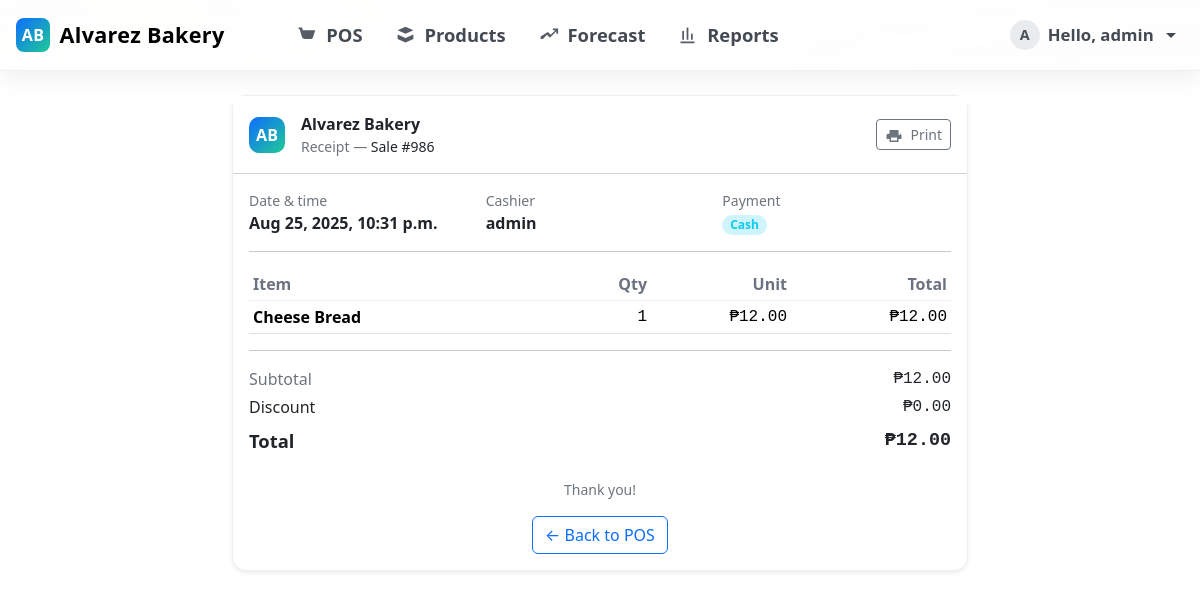
The app's page /receipt/986/ (signed in) with its own data.
### core/models.py (models this page shows, shortened)
class SalesTransaction(models.Model):
    PAYMENT_METHODS = (
        ('CASH', 'Cash'),
        ('CARD', 'Card'),
        ('E_WALLET', 'E-Wallet'),
    )
    cashier = models.ForeignKey(User, on_delete=models.PROTECT, related_name='sales')
    total_amount = models.DecimalField(max_digits=12, decimal_places=2)
    discount = models.DecimalField(max_digits=12, decimal_places=2, default=0)
    payment_method = models.CharField(max_length=20, choices=PAYMENT_METHODS, default='CASH')
    created_at = models.DateTimeField(auto_now_add=True)

class SalesItem(models.Model):
    sale = models.ForeignKey(SalesTransaction, on_delete=models.CASCADE, related_name='items')
    product = models.ForeignKey(Product, on_delete=models.PROTECT)
    qty = models.PositiveIntegerField()
    unit_price = models.DecimalField(max_digits=10, decimal_places=2)
    line_total = models.DecimalField(max_digits=12, decimal_places=2)

class Product(models.Model):
    name = models.CharField(max_length=160)
    price = models.DecimalField(max_digits=10, decimal_places=2)
    ingredients = models.TextField(blank=True)
    is_active = models.BooleanField(default=True)
    image = models.ImageField(upload_to="products/", blank=True, null=True)
    created_at = models.DateTimeField(auto_now_add=True)
    updated_at = models.DateTimeField(auto_now=True)

### core/views.py (the view)
# urls.py: path('receipt/<int:sale_id>/', core_views.receipt, name='receipt'),
@login_required
def receipt(request, sale_id):
    sale = get_object_or_404(SalesTransaction, pk=sale_id)
    return render(request, 'core/receipt.html', {'sale': sale})

### templates/core/receipt.html (shortened to what this page needs)
{% extends 'core/base.html' %}
{% block content %}
<div class="container my-4 receipt-wrap">
  <div class="card shadow-sm receipt-card">
    <div class="card-header bg-white d-flex align-items-center justify-content-between py-3">
      <div class="d-flex align-items-center gap-3">
        <span class="brand-chip">AB</span>
        <div>
          <div class="fw-bold">Alvarez Bakery</div>
          <div class="text-secondary small">Receipt — <span class="text-body">Sale #{{ sale.id }}</span></div>
        </div>
      </div>
      <button type="button" class="btn btn-outline-secondary btn-sm print-btn" onclick="window.print()" title="Print">
        <svg viewBox="0 0 24 24" fill="currentColor"><path d="M6 9V4h12v5h2a2 2 0 0 1 2 2v5h-4v4H6v-4H2v-5a2 2 0 0 1 2-2h2Zm2-3h8v3H8V6Zm8 12v-4H8v4h8Zm3-7a1 1 0 1 0 0-2 1 1 0 0 0 0 2Z"/></svg>
        <span class="ms-1">Print</span>
      </button>
    </div>
    <div class="card-body">
      <div class="row g-2 mb-2">
        <div class="col-md">
          <div class="text-secondary small">Date &amp; time</div>
          <div class="fw-semibold">{{ sale.created_at|date:"M j, Y, g:i a" }}</div>
        </div>
        <div class="col-md">
          <div class="text-secondary small">Cashier</div>
          <div class="fw-semibold">{{ sale.cashier.username }}</div>
        </div>
        {% if sale.payment_method %}
        <div class="col-md">
          <div class="text-secondary small">Payment</div>
          <span class="badge rounded-pill bg-info-subtle text-info fw-semibold">
            {{ sale.payment_method|title|cut:"_" }}
          </span>
        </div>
        {% endif %}
      </div>
      <hr class="my-3">
      <div class="table-responsive">
        <table class="table table-sm table-items mb-0">
          <thead>
            <tr>
              <th>Item</th>
              <th class="text-end" style="width:120px;">Qty</th>
              <th class="text-end" style="width:140px;">Unit</th>
              <th class="text-end" style="width:160px;">Total</th>
            </tr>
          </thead>
          <tbody>
            {% for it in sale.items.all %}
              <tr>
                <td class="fw-semibold">{{ it.product.name }}</td>
                <td class="text-end num">{{ it.qty }}</td>
                <td class="text-end num">₱{{ it.unit_price|floatformat:2 }}</td>
                <td class="text-end num">₱{{ it.line_total|floatformat:2 }}</td>
              </tr>
            {% endfor %}
          </tbody>
        </table>
      </div>
      <hr class="my-3">
      <div class="summary-row">
        <div class="text-secondary">Subtotal</div>
        <div class="num">₱{{ sale.total_amount|add:sale.discount|floatformat:2 }}</div>
      </div>
      <div class="summary-row">
        <div>Discount</div>
        <div class="num">₱{{ sale.discount|floatformat:2 }}</div>
      </div>
      <div class="summary-row mt-2">
        <div class="summary-total">Total</div>
        <div class="summary-total num">₱{{ sale.total_amount|floatformat:2 }}</div>
      </div>
      <div class="text-center text-secondary small mt-4">Thank you!</div>
      <div class="text-center mt-3">
        <a class="btn btn-outline-primary btn-back" href="/pos/">
          ← Back to POS
        </a>
      </div>
    </div>
  </div>
</div>
{% endblock %}

### templates/core/base.html (shortened to what this page needs)
{% load static %}
<!doctype html>
<html lang="en">
<head>
  <link rel="stylesheet" href="https://cdn.jsdelivr.net/npm/bootstrap@5.3.3/dist/css/bootstrap.min.css">
</head>
<body>
{% if request.path != '/login/' %}
<nav class="navbar navbar-expand-lg navbar-light navbar-elevated">
  <div class="container-fluid px-3">
    <a class="navbar-brand" href="/">
      <span class="brand-mark">AB</span>
      Alvarez Bakery
    </a>
    <div class="collapse navbar-collapse" id="nav">
      <ul class="navbar-nav ms-3 ms-md-4 ms-lg-5 me-auto">
        <li class="nav-item">
          <a class="nav-link {% if request.path == '/pos/' %}active{% endif %}" href="/pos/" title="Point of Sale">
            <svg class="nav-ic" viewBox="0 0 24 24" fill="currentColor" aria-hidden="true">
              <path d="M7 4H5L4 6h2l2.68 9.39A2 2 0 0 0 10.6 17h6.8a2 2 0 0 0 1.93-1.52L22 7H6.42L5.92 5.5 5.7 4.8A1 1 0 0 0 4.74 4H3v2h1.26l2.43 8.5A3 3 0 0 0 9.6 17H18v-2H9.6L7 4Z"/>
            </svg>
            <span>POS</span>
          </a>
        </li>
        {% if request.user.is_staff %}
        <li class="nav-item">
          <a class="nav-link {% if request.path == '/products/' %}active{% endif %}" href="/products/" title="Manage Products">
            <svg class="nav-ic" viewBox="0 0 24 24" fill="currentColor" aria-hidden="true">
              <path d="M3 7l9-4 9 4-9 4-9-4Zm0 5l9 4 9-4v5l-9 4-9-4v-5Z"/>
            </svg>
            <span>Products</span>
          </a>
        </li>
        <li class="nav-item">
          <a class="nav-link {% if request.path == '/forecast/' %}active{% endif %}" href="/forecast/" title="Forecast & Trends">
            <svg class="nav-ic" viewBox="0 0 24 24" fill="currentColor" aria-hidden="true">
              <path d="M3 17h2.59l4.7-4.7 3.3 3.3L21 8.18V11h2V5h-6v2h2.82l-5.3 5.3-3.3-3.3L3 14.41V17Z"/>
            </svg>
            <span>Forecast</span>
          </a>
        </li>
        <li class="nav-item">
          <a class="nav-link {% if request.path == '/reports/' %}active{% endif %}" href="/reports/" title="Reports">
            <svg class="nav-ic" viewBox="0 0 24 24" fill="currentColor" aria-hidden="true">
              <path d="M4 20h16v2H4zM6 18h2V8H6v10Zm5 0h2V4h-2v14Zm5 0h2v-7h-2v7Z"/>
            </svg>
            <span>Reports</span>
          </a>
        </li>
        {% endif %}
      </ul>
      <ul class="navbar-nav ms-auto align-items-center">
        {% if request.user.is_authenticated %}
          <li class="nav-item dropdown">
            <a class="nav-link dropdown-toggle d-flex align-items-center gap-2" href="#" id="userMenu" role="button" data-bs-toggle="dropdown" aria-expanded="false" style="font-size:1.05rem;">
              <span class="avatar">{{ request.user.username|slice:":1"|upper }}</span>
              <span class="d-none d-sm-inline">Hello, {{ request.user.username }}</span>
            </a>
          </li>
        {% else %}
          <li class="nav-item">
            <a class="btn btn-primary btn-lg" href="/login/">Login</a>
          </li>
        {% endif %}
      </ul>
    </div>
  </div>
</nav>
{% endif %}
<div class="{% if request.path == '/login/' %}container-fluid p-0{% else %}container{% endif %}">
  {% block content %}{% endblock %}
</div>
</body>
</html>

### templates/core/base.html (style rules this page uses)
.card { border-radius: 1rem; }
.navbar-elevated { position: sticky; top: 0; z-index: 1030; background: linear-gradient(180deg, rgba(255,255,255,.92), rgba(255,255,255,.88)), radial-gradient(800px 160px at 0% 0%, rgba(255,214,150,.15), transparent 60%), radial-gradient(800px 160px at 100% 100%, rgba(255,143,178,.12), transparent 60%); backdrop-filter: saturate(180%) blur(6px); -webkit-backdrop-filter: saturate(180%) blur(6px); border-bottom: 1px solid rgba(0,0,0,.06); box-shadow: 0 8px 24px rgba(16,24,40,.06); }
.navbar-brand { display: inline-flex; align-items: center; gap: .6rem; font-weight: 800; letter-spacing: .3px; font-size: 1.25rem; }
@media (min-width: 1200px) { .navbar-brand { font-size: 1.35rem; } }
.brand-mark { width: 34px; height: 34px; border-radius: 8px; background: linear-gradient(135deg, #0d6efd, #20c997); display: inline-grid; place-items: center; color: #fff; font-size: 1rem; font-weight: 700; }
.navbar-nav { gap: .6rem; }
@media (min-width: 992px) { .navbar-nav { gap: 1rem; } }
.nav-link { border-radius: 999px; display: inline-flex; align-items: center; gap: .55rem; color: #434a54; font-weight: 600; padding: .65rem 1rem; font-size: 1.05rem; }
@media (min-width: 992px) { .nav-link { padding: .75rem 1.15rem; font-size: 1.15rem; } }
.nav-ic { width: 19px; height: 19px; opacity: .9; }
@media (min-width: 992px) { .nav-ic { width: 21px; height: 21px; } }
.avatar { width: 30px; height: 30px; border-radius: 50%; display: inline-flex; align-items: center; justify-content: center; background: #e9ecef; color: #495057; font-weight: 700; font-size: .9rem; }

### templates/core/receipt.html (style rules this page uses)
.receipt-wrap { max-width: 760px; }
.receipt-card { border-radius: 14px; border: 1px solid rgba(0,0,0,.06); }
.brand-chip { display:inline-grid; place-items:center; width:36px; height:36px; border-radius:10px; color:#fff; font-weight:700; background: linear-gradient(135deg, #0d6efd, #20c997); }
.num { font-variant-numeric: tabular-nums; font-family: ui-monospace, SFMono-Regular, Menlo, Consolas, monospace; }
.table-items thead th { color:#6b7280; font-weight:600; border-bottom-color:rgba(0,0,0,.06); }
.table-items tbody td { vertical-align: middle; }
.summary-row { display:flex; justify-content:space-between; gap:1rem; }
.summary-row + .summary-row { margin-top:.25rem; }
.summary-total { font-size:1.15rem; font-weight:700; }
.print-btn svg { width:18px; height:18px; }

### records on screen
SalesTransaction: id "986", created_at "Aug 25, 2025, 10:31 p.m.", cashier.username "admin", payment_method "Cash", total_amount|add "12.00", discount "0.00", total_amount "12.00"
SalesItem: product.name "Cheese Bread", qty "1", unit_price "12.00", line_total "12.00"

### other values on screen
{{ request.user.username|slice:":1"|upper }} "A"
{{ request.user.username }} "admin"
